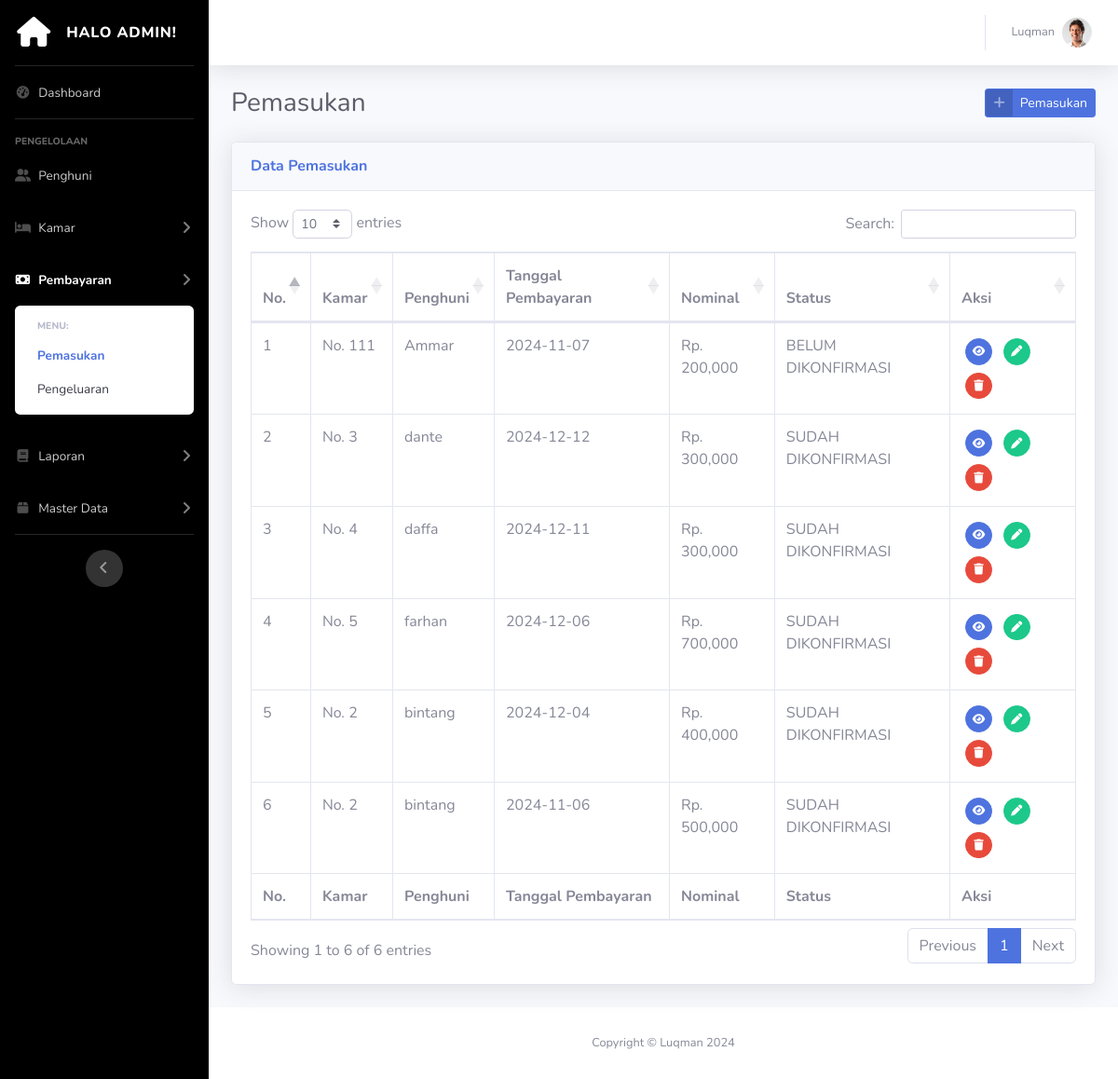
Screenshot of /app/admin/admin-pemasukan.php (signed in) with the database file from the repository.
### tables this page shows
CREATE TABLE `pengguna` (
  `id_pengguna` int(11) NOT NULL,
  `nama_pengguna` varchar(255) NOT NULL,
  `alamat_pengguna` varchar(255) DEFAULT NULL,
  `provinsi_pengguna` varchar(255) DEFAULT NULL,
  `kota_pengguna` varchar(255) DEFAULT NULL,
  `telepon_pengguna` varchar(255) NOT NULL,
  `email_pengguna` varchar(255) NOT NULL,
  `kelamin_pengguna` enum('Pria','Wanita') DEFAULT NULL,
  `tanggal_lahir_pengguna` date DEFAULT NULL,
  `no_ktp_pengguna` varchar(255) DEFAULT NULL,
  `password` varchar(255) NOT NULL,
  `id_akses` int(1) NOT NULL,
  `foto_pengguna` varchar(255) DEFAULT NULL
);

CREATE TABLE `pembayaran` (
  `id_pembayaran` int(11) NOT NULL,
  `id_menghuni` int(11) NOT NULL,
  `tanggal_pembayaran` date NOT NULL,
  `nilai_pembayaran` double NOT NULL,
  `bukti_pembayaran` varchar(255) NOT NULL,
  `keterangan` varchar(255) NOT NULL,
  `id_status` int(11) NOT NULL
);

CREATE TABLE `kamar` (
  `id_kamar` int(11) NOT NULL,
  `nomor_kamar` int(11) NOT NULL,
  `id_tipe` int(11) NOT NULL,
  `luas_kamar` varchar(255) NOT NULL,
  `lantai_kamar` enum('1','2','3','4','5','6','7','8') NOT NULL,
  `kapasitas_kamar` int(11) NOT NULL,
  `deskripsi_kamar` varchar(255) NOT NULL,
  `id_layanan` int(11) NOT NULL,
  `harga_harian` double NOT NULL,
  `harga_mingguan` double NOT NULL,
  `harga_bulanan` double NOT NULL,
  `harga_tahunan` double NOT NULL,
  `denda` double NOT NULL,
  `foto_kamar` varchar(255) NOT NULL
);

CREATE TABLE `jenis_status_pembayaran` (
  `id_status` int(11) NOT NULL,
  `nama_status_pembayaran` varchar(255) NOT NULL
);

### app/admin/admin-pemasukan.php (the view, shortened to what this page needs)
<?php
include '../../actions/koneksi.php';
?>
<!DOCTYPE html>
<html lang="en">
<head>
  <link href="../../vendor/fontawesome-free/css/all.min.css" rel="stylesheet" type="text/css">
  <link rel="stylesheet" href="../../css/bootstrap.min.css">
  <link href="../../css/sb-admin-1.min.css" rel="stylesheet">
  <link href="../../css/lightbox.css" rel="stylesheet">
  <link href="../../vendor/datatables/dataTables.bootstrap4.min.css" rel="stylesheet">
</head>
<body id="page-top">
  <div id="wrapper">
    <ul class="navbar-nav bg-gradient-primary sidebar sidebar-dark accordion" id="accordionSidebar">
      <a class="sidebar-brand d-flex align-items-center justify-content-center" href="index.php">
        <div class="sidebar-brand-icon">
          <i class="fas fa-home"></i>
        </div>
        <div class="sidebar-brand-text mx-3">Halo Admin!</div>
      </a>
      <hr class="sidebar-divider my-0">
      <li class="nav-item">
        <a class="nav-link" href="admin-dashboard.php">
          <i class="fas fa-fw fa-tachometer-alt"></i>
          <span>Dashboard</span></a>
      </li>
      <hr class="sidebar-divider">
      <div class="sidebar-heading">
        Pengelolaan
      </div>
      <li class="nav-item">
        <a class="nav-link" href="admin-penghuni.php">
          <i class="fas fa-fw fa-user-friends"></i>
          <span>Penghuni</span></a>
      </li>
      <li class="nav-item">
        <a class="nav-link collapsed" href="#" data-toggle="collapse" data-target="#collapseKamar" aria-expanded="true"
          aria-controls="collapseKamar">
          <i class="fas fa-fw fa-bed"></i>
          <span>Kamar</span>
        </a>
      </li>
      <li class="nav-item active">
        <a class="nav-link collapsed" href="#" data-toggle="collapse" data-target="#collapseTwo" aria-expanded="true"
          aria-controls="collapseTwo">
          <i class="fas fa-fw fa-money-bill"></i>
          <span>Pembayaran</span>
        </a>
        <div id="collapseTwo" class="collapse show" aria-labelledby="headingTwo" data-parent="#accordionSidebar">
          <div class="bg-white py-2 collapse-inner rounded">
            <h6 class="collapse-header">Menu:</h6>
            <a class="collapse-item active" href="admin-pemasukan.php">Pemasukan</a>
            <a class="collapse-item" href="admin-pengeluaran.php">Pengeluaran</a>
          </div>
        </div>
      </li>
      <li class="nav-item">
        <a class="nav-link collapsed" href="#" data-toggle="collapse" data-target="#collapseUtilities"
          aria-expanded="true" aria-controls="collapseUtilities">
          <i class="fas fa-fw fa-book"></i>
          <span>Laporan</span>
        </a>
      </li>
      <li class="nav-item">
        <a class="nav-link collapsed" href="#" data-toggle="collapse" data-target="#collapseMaster" aria-expanded="true"
          aria-controls="collapseUtilities">
          <i class="fas fa-fw fa-box"></i>
          <span>Master Data</span>
        </a>
      </li>
      <hr class="sidebar-divider d-none d-md-block">
      <div class="text-center d-none d-md-inline">
        <button class="rounded-circle border-0" id="sidebarToggle"></button>
      </div>
    </ul>
    <div id="content-wrapper" class="d-flex flex-column">
      <div id="content">
        <nav class="navbar navbar-expand navbar-light bg-white topbar mb-4 static-top shadow">
          <ul class="navbar-nav ml-auto">
            <li class="nav-item dropdown no-arrow">
              <a class="nav-link dropdown-toggle" href="#" id="userDropdown" role="button" data-toggle="dropdown"
                aria-haspopup="true" aria-expanded="false">
                <span
                  class="mr-2 d-none d-lg-inline text-gray-600 small"><?php print_r($_SESSION['akun_nama']);  ?></span>
                <?php
                $id = $_SESSION['akun_id'];
                $query = "SELECT * FROM pengguna WHERE id_pengguna = $id";
                $result = mysqli_query($conn, $query);
                while ($data = mysqli_fetch_array($result)) {
                  if ($data['foto_pengguna'] == NULL){
                ?>
                <img class="img-profile rounded-circle" src="../../img/none.png">
                <?php } else { ?>
                <img class="img-profile rounded-circle" src="../../img/<?php print_r($data['foto_pengguna']);  ?>">
                <?php
                    }
                  }
                ?>
              </a>
            </li>
          </ul>
        </nav>
        <div class="container-fluid">
          <div class="d-sm-flex align-items-center justify-content-between mb-4">
            <span class="h3 mb-0 text-gray-800">Pemasukan</span>
            <button class="btn btn-sm btn-primary btn-icon-split float-right" data-toggle="modal"
              data-target="#tambah-pengeluaran">
              <span class="icon text-white-50">
                <i class="fas fa-plus"></i>
              </span>
              <span class="text">Pemasukan</span>
            </button>
          </div>
          <div class="card shadow mb-4">
            <div class="card-header py-3">
              <h6 class="m-0 font-weight-bold text-primary">Data Pemasukan</h6>
            </div>
            <div class="card-body">
              <div class="table-responsive">
                <table class="table table-bordered" id="dataTable" width="100%" cellspacing="0">
                  <thead>
                    <tr>
                      <th>No.</th>
                      <th>Kamar</th>
                      <th>Penghuni</th>
                      <th>Tanggal Pembayaran</th>
                      <th>Nominal</th>
                      <th>Status</th>
                      <th>Aksi</th>
                    </tr>
                  </thead>
                  <tfoot>
                    <tr>
                      <th>No.</th>
                      <th>Kamar</th>
                      <th>Penghuni</th>
                      <th>Tanggal Pembayaran</th>
                      <th>Nominal</th>
                      <th>Status</th>
                      <th>Aksi</th>
                    </tr>
                  </tfoot>
                  <tbody>
                    <?php
                    $query = "SELECT pembayaran.id_pembayaran, kamar.nomor_kamar, pengguna.nama_pengguna, pembayaran.tanggal_pembayaran, pembayaran.nilai_pembayaran, pembayaran.keterangan, jenis_status_pembayaran.nama_status_pembayaran
                    FROM pembayaran, kamar, pengguna, menghuni, jenis_status_pembayaran
                      WHERE
                        pembayaran.id_menghuni = menghuni.id_menghuni AND
                          menghuni.id_kamar = kamar.id_kamar AND
                          menghuni.id_pengguna = pengguna.id_pengguna AND
                          pembayaran.id_status = jenis_status_pembayaran.id_status
                          ORDER BY pembayaran.id_status DESC, pembayaran.tanggal_pembayaran DESC";
                    $hasil = mysqli_query($conn, $query);
                    $no = 1;
                    while ($dataPembayaran = mysqli_fetch_array($hasil)) {
                    ?>
                    <tr>
                      <td><?php echo $no; ?></td>
                      <td><?php echo 'No. '.$dataPembayaran['nomor_kamar']; ?></td>
                      <td><?php echo $dataPembayaran['nama_pengguna']; ?></td>
                      <td><?php echo $dataPembayaran['tanggal_pembayaran']; ?></td>
                      <td><?php echo 'Rp. '.number_format($dataPembayaran['nilai_pembayaran']); ?></td>
                      <td><?php echo strtoupper($dataPembayaran['nama_status_pembayaran']); ?></td>
                      <td>
                        <button name="view" type="button" value="view"
                          id="<?php echo $dataPembayaran['id_pembayaran']; ?>"
                          class="btn btn-primary btn-circle btn-sm view_data m-1" title="Lihat Detail">
                          <i class="fas fa-eye"></i>
                        </button>
                        <button type="button" class="btn btn-success btn-circle btn-sm m-1 edit_data"
                          title="Edit Data Pembayaran" name="edit" value="edit" id="edit">
                          <i class="fas fa-pen"></i>
                        </button>
                        <a href="../../actions/process-delete.php?id_hapus_pembayaran=<?php echo $dataPembayaran['id_pembayaran']; ?>"
                          class="btn btn-danger btn-circle btn-sm m-1" title="Hapus Data Kamar"
                          onclick="return confirm('Anda yakin ingin menghapus data ini? Data yang dihapus tidak dapat dikembalikan!');">
                          <i class="fas fa-trash"></i>
                        </a>
                      </td>
                    </tr>
                    <?php
                      $no++;
                    }
                    ?>
                  </tbody>
                </table>
              </div>
            </div>
          </div>
        </div>
        <footer class="sticky-footer bg-white">
          <div class="container my-auto">
            <div class="copyright text-center my-auto">
              <span>Copyright &copy;  Luqman 2024</span>
            </div>
          </div>
        </footer>
      </div>
    </div>
</body>
</html>

### rows the page displays
pembayaran: kamar.nomor_kamar "111", pengguna.nama_pengguna "Ammar", tanggal_pembayaran "2024-11-07", nilai_pembayaran "200,000", id_status.nama_status_pembayaran "BELUM DIKONFIRMASI"
pembayaran: kamar.nomor_kamar "3", pengguna.nama_pengguna "dante", tanggal_pembayaran "2024-12-12", nilai_pembayaran "300,000", id_status.nama_status_pembayaran "SUDAH DIKONFIRMASI"
pembayaran: kamar.nomor_kamar "4", pengguna.nama_pengguna "daffa", tanggal_pembayaran "2024-12-11", nilai_pembayaran "300,000", id_status.nama_status_pembayaran "SUDAH DIKONFIRMASI"
pembayaran: kamar.nomor_kamar "5", pengguna.nama_pengguna "farhan", tanggal_pembayaran "2024-12-06", nilai_pembayaran "700,000", id_status.nama_status_pembayaran "SUDAH DIKONFIRMASI"
pembayaran: kamar.nomor_kamar "2", pengguna.nama_pengguna "bintang", tanggal_pembayaran "2024-12-04", nilai_pembayaran "400,000", id_status.nama_status_pembayaran "SUDAH DIKONFIRMASI"
pembayaran: kamar.nomor_kamar "2", pengguna.nama_pengguna "bintang", tanggal_pembayaran "2024-11-06", nilai_pembayaran "500,000", id_status.nama_status_pembayaran "SUDAH DIKONFIRMASI"
